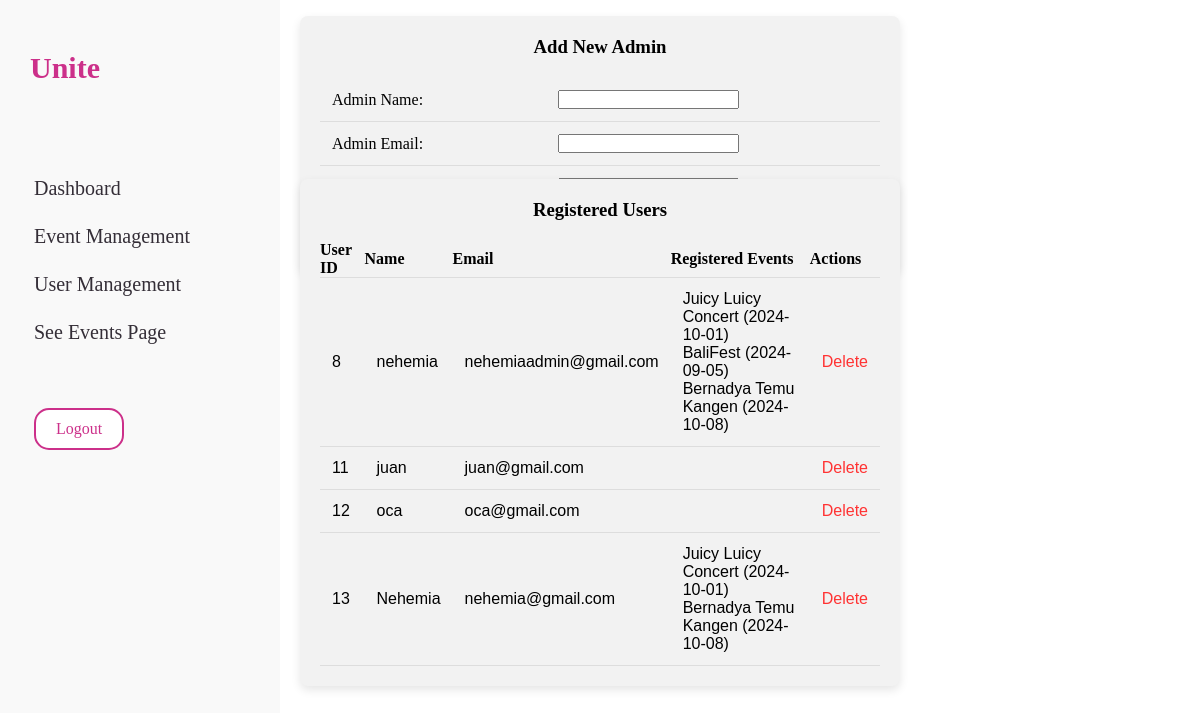
Screenshot of /user_management.php with the database file from the repository.
### tables this page shows
CREATE TABLE `users` (
  `user_id` int(11) NOT NULL,
  `name` varchar(100) NOT NULL,
  `email` varchar(100) NOT NULL,
  `password` varchar(255) NOT NULL,
  `created_at` timestamp NOT NULL DEFAULT current_timestamp(),
  `phone` varchar(15) DEFAULT NULL,
  `role` enum('admin','user') NOT NULL DEFAULT 'user'
);

CREATE TABLE `events` (
  `event_id` int(11) NOT NULL,
  `event_name` varchar(100) NOT NULL,
  `event_description` text DEFAULT NULL,
  `event_date` date NOT NULL,
  `event_time` time NOT NULL,
  `location` varchar(255) DEFAULT NULL,
  `max_participants` int(11) NOT NULL,
  `current_participants` int(11) DEFAULT 0,
  `status` varchar(100) DEFAULT NULL,
  `banner_image` varchar(255) DEFAULT NULL,
  `created_at` timestamp NOT NULL DEFAULT current_timestamp()
);

### user_management.php (the view, shortened to what this page needs)
<?php
$host = 'localhost';
$dbname = 'unite';
$username = 'root';
$password = '';
try {
    $pdo = new PDO("mysql:host=$host;dbname=$dbname", $username, $password);
    $pdo->setAttribute(PDO::ATTR_ERRMODE, PDO::ERRMODE_EXCEPTION);
    $pdo->exec("SET NAMES 'utf8'");
} catch (PDOException $e) {
    die("Connection failed: " . $e->getMessage());
}
$user_stmt = $pdo->query("SELECT * FROM users");
$users = $user_stmt->fetchAll(PDO::FETCH_ASSOC);
$user_events = [];
foreach ($users as $user) {
    $stmt = $pdo->prepare("
        SELECT e.event_name, e.event_date
        FROM event_registrations er
        JOIN events e ON er.event_id = e.event_id
        WHERE er.user_id = ?
    ");
    $stmt->execute([$user['user_id']]);
    $user_events[$user['user_id']] = $stmt->fetchAll(PDO::FETCH_ASSOC);
}
?>
<!DOCTYPE html>
<html lang="en">
<head>
    <link rel="stylesheet" href="admin.css">
</head>
<body>
<section id="sidebar">
		<a href="#" class="brand">
			<span class="text" style="padding-left: 20px;">Unite</span>
		</a>
		<ul class="side-menu top">
			<li class="active">
				<a href="admindashboard.php">
					<span class="text" style="padding-left: 20px;">Dashboard</span>
				</a>
			</li>
			<li>
				<a href="event_management.php">
					<span class="text" style="padding-left: 20px;">Event Management</span>
				</a>
			</li>
			<li>
				<a href="user_management.php">
					<span class="text" style="padding-left: 20px;">User Management</span>
				</a>
			</li>
            <li>
				<a href="events.php">
					<span class="text" style="padding-left: 20px;">See Events Page</span>
				</a>
			</li>
		</ul>
		<ul class="side-menu">
			<li>
            <form method="POST" style="display: inline;">
                <button name="logout" class="button" style="padding-left:20px;">Logout</button>
            </form>
        </li>
		</ul>
	</section>
    <section class="user-management" style="margin-top:-20vh; margin-bottom:-40vh">
    <div class="user-management-container">
        <h3 style="font-family: sans-Bold">Add New Admin</h3>
        <form method="POST" action="" class="newadmin">
            <table>
                <tr>
                    <td><label for="admin_name">Admin Name:</label></td>
                    <td><input type="text" name="admin_name" required></td>
                </tr>
                <tr>
                    <td><label for="admin_email">Admin Email:</label></td>
                    <td><input type="email" name="admin_email" required></td>
                </tr>
                <tr>
                    <td><label for="admin_password">Admin Password:</label></td>
                    <td><input type="password" name="admin_password" required></td>
                </tr>
            </table>
            <button type="submit" name="add_admin" class="button">Add Admin</button>
        </form>
    </div>
    </section>
    <section class="user-management" style="margin-top:vh;">
    <div class="user-management-container">
        <h3 style="font-family: sans-Bold">Registered Users</h3>
        <table>
            <tr>
                <th>User ID</th>
                <th>Name</th>
                <th>Email</th>
                <th>Registered Events</th>
                <th>Actions</th>
            </tr>
            <?php foreach ($users as $user): ?>
                <tr>
                    <td><?php echo htmlspecialchars($user['user_id']); ?></td>
                    <td><?php echo htmlspecialchars($user['name']); ?></td>
                    <td><?php echo htmlspecialchars($user['email']); ?></td>
                    <td>
                        <ul>
                            <?php foreach ($user_events[$user['user_id']] as $event): ?>
                                <li><?php echo htmlspecialchars($event['event_name']) . ' (' . htmlspecialchars($event['event_date']) . ')'; ?></li>
                            <?php endforeach; ?>
                        </ul>
                    </td>
                    <td>
                        <a href="delete_user.php?id=<?php echo $user['user_id']; ?>" onclick="return confirm('Are you sure you want to delete this user?');">Delete</a>
                    </td>
                </tr>
            <?php endforeach; ?>
        </table>
    </div>
</section>
</body>
</html>
</body>
</html>

### admin.css (style rules this page uses)
* { margin: 0; padding: 0; box-sizing: border-box; }
a { text-decoration: none; }
li { list-style: none; }
:root { --lato: 'Lato', sans-serif; --light: #F9F9F9; --blue: #3C91E6; --light-blue: #CFE8FF; --grey: #eee; --dark-grey: #AAAAAA; --dark: #342E37; --red: #DB504A; --yellow: #FFCE26; --light-yellow: #FFF2C6; --orange: #FD7238; --light-orange: #FFE0D3; }
body { font-family: Arial, sans-serif; margin: 0; padding: 0; background-color: white; }
#sidebar { position: fixed; top: 0; left: 0; width: 280px; height: 100%; background: var(--light); z-index: 2000; font-family: var(--lato); transition: .3s ease; overflow-x: hidden; scrollbar-width: none; }
#sidebar .brand { color: #cc308a; font-family: Sans-Bold; font-size: 30px; font-weight: 700; height: 56px; display: flex; align-items: center; position: sticky; padding-top: 40px; padding-left: 10px; background: var(--light); z-index: 500; padding-bottom: 20px; box-sizing: content-box; }
#sidebar .side-menu { width: 100%; margin-top: 48px; }
#sidebar .side-menu li { height: 48px; background: transparent; margin-left: 10px; padding: 4px; }
#sidebar .side-menu li a { font-family: Sans-Bold; font-size: 50px; width: 100%; height: 100%; background: var(--light); display: flex; align-items: center; font-size: 20px; color: var(--dark); white-space: nowrap; overflow-x: hidden; }
.button { margin-left: 20px; text-decoration: none; font-family: SemiBold; background-color: white; color: #cc308a; border: 2px solid #cc308a; padding: 10px 20px; font-size: 16px; border-radius: 15px; cursor: pointer; transition: background-color 0.3s ease, color 0.3s ease; }
.user-management { display: flex; justify-content: center; align-items: center; min-height: 100vh; }
.user-management-container { background-color: #f2f2f2; padding: 20px; border-radius: 8px; box-shadow: 0px 4px 10px rgba(0, 0, 0, 0.1); width: 80%; max-width: 600px; text-align: center; }
.user-management table { width: 100%; border-collapse: collapse; margin-top: 20px; }
.user-management tr, td { padding: 12px; text-align: left; border-bottom: 1px solid #ddd; }
.user-management th { font-family: Sans-Bold; }
.user-management a { color: #ff3333; text-decoration: none; }
.newadmin { font-family: SemiBold; }

### rows the page displays
users: user_id "8", name "nehemia", email "nehemiaadmin@gmail.com"
events: event_name "Juicy Luicy Concert", event_date "2024-10-01"
events: event_name "BaliFest", event_date "2024-09-05"
events: event_name "Bernadya Temu Kangen", event_date "2024-10-08"
users: user_id "11", name "juan", email "juan@gmail.com"
users: user_id "12", name "oca", email "oca@gmail.com"
users: user_id "13", name "Nehemia", email "nehemia@gmail.com"
